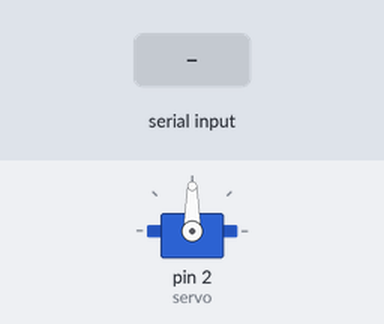
The sketch below on a simulated Arduino Uno, built with avr-gcc and run on an emulated ATmega328P. Parts: servo. The inputs (shaded band) are chosen by the test bench. What the sketch prints to the serial monitor is not drawn.

Above: at 1.3 s.
1.4 s: "a" received over Serial
Timing chart, 0 to 4.4 s (numbered marks = the images above; inputs shaded):
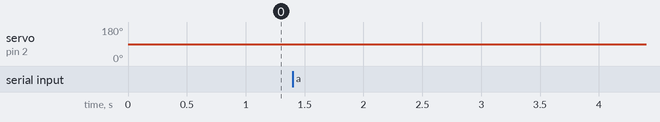

Measured:
- after the input at 1.4 s, servo on pin 2 (servo): 90° → 89° at once

The sketch:

calibcode.ino
```cpp
// zoomkat 3-28-14 serial servo incremental test code
// using serial monitor type a character (s to increase or a
// to decrease) and enter to change servo position
// (two hands required, one for letter entry and one for enter key)
// use strings like 90x or 1500x for new servo position
// for IDE 1.0.5 and later
// Powering a servo from the arduino usually *DOES NOT WORK*.

#include "calibservo.h"
String readString;
MyServo servo;
//int pos=1500; //~neutral value for continous rotation servo
int pos=90;

void setup()
{
  servo.attach(2); //servo control pin, and range if desired
  Serial.begin(9600);
  Serial.println("serial servo incremental test code");
  Serial.println("type a character (s to increase or a to decrease)");
  Serial.println("and enter to change servo position");
  Serial.println("use strings like 90x or 1500x for new servo position");
  Serial.println();
}

void loop()
{
  while (Serial.available()) {
    char c = Serial.read();  //gets one byte from serial buffer
    readString += c; //makes the string readString
    delay(2);  //slow looping to allow buffer to fill with next character
  }
  if (readString.length() >0) {
    if(readString.indexOf('x') >0) {
      pos = readString.toInt();
    }

    if(readString =="a"){
      (pos=pos-1); //use larger numbers for larger increments
      if(pos<0) (pos=0); //prevent negative number
    }
    if (readString =="s"){
      (pos=pos+1);
    }

    if(pos >= 400) //determine servo write method
    {
      Serial.println(pos);
      servo.write(pos);
    }
    else
    {
      Serial.println(pos);
      servo.write(pos);
    }
  }
  readString=""; //empty for next input
}
```

calibservo.h
```cpp
#include <Servo.h>

class MyServo
{
  public:
    MyServo(){
    }

    void calibrate(int center, int range){
      _minpos = center - range;
      _maxpos = center + range;
    }

    void attach(int pin){
      _pin = pin;
      servo.attach(pin);
    }

    int _pin;
    int _minpos = 0;
    int _maxpos = 0;
    Servo servo;

    void write(float pos){
      servo.write(pos);
    }

    void update(){

    }

};
```
